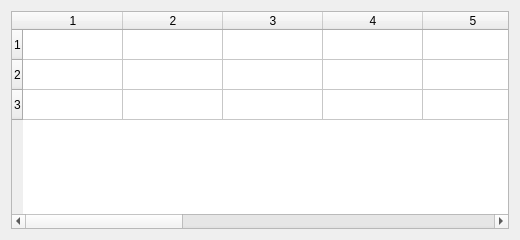
<?xml version="1.0" encoding="UTF-8"?>
<ui version="4.0"><class>Dialog</class><widget class="QDialog" name="Dialog"><property name="geometry"><rect><x>0</x><y>0</y><width>520</width><height>240</height></rect></property><property name="windowTitle"><string>#091 tables/176_size_3x12</string></property><layout class="QVBoxLayout" name="verticalLayout"><property name="leftMargin"><number>11</number></property><property name="topMargin"><number>11</number></property><property name="rightMargin"><number>11</number></property><property name="bottomMargin"><number>11</number></property><property name="spacing"><number>6</number></property><item><widget class="QTableWidget" name="table"><property name="rowCount"><number>3</number></property><property name="columnCount"><number>12</number></property></widget></item></layout></widget></ui>
